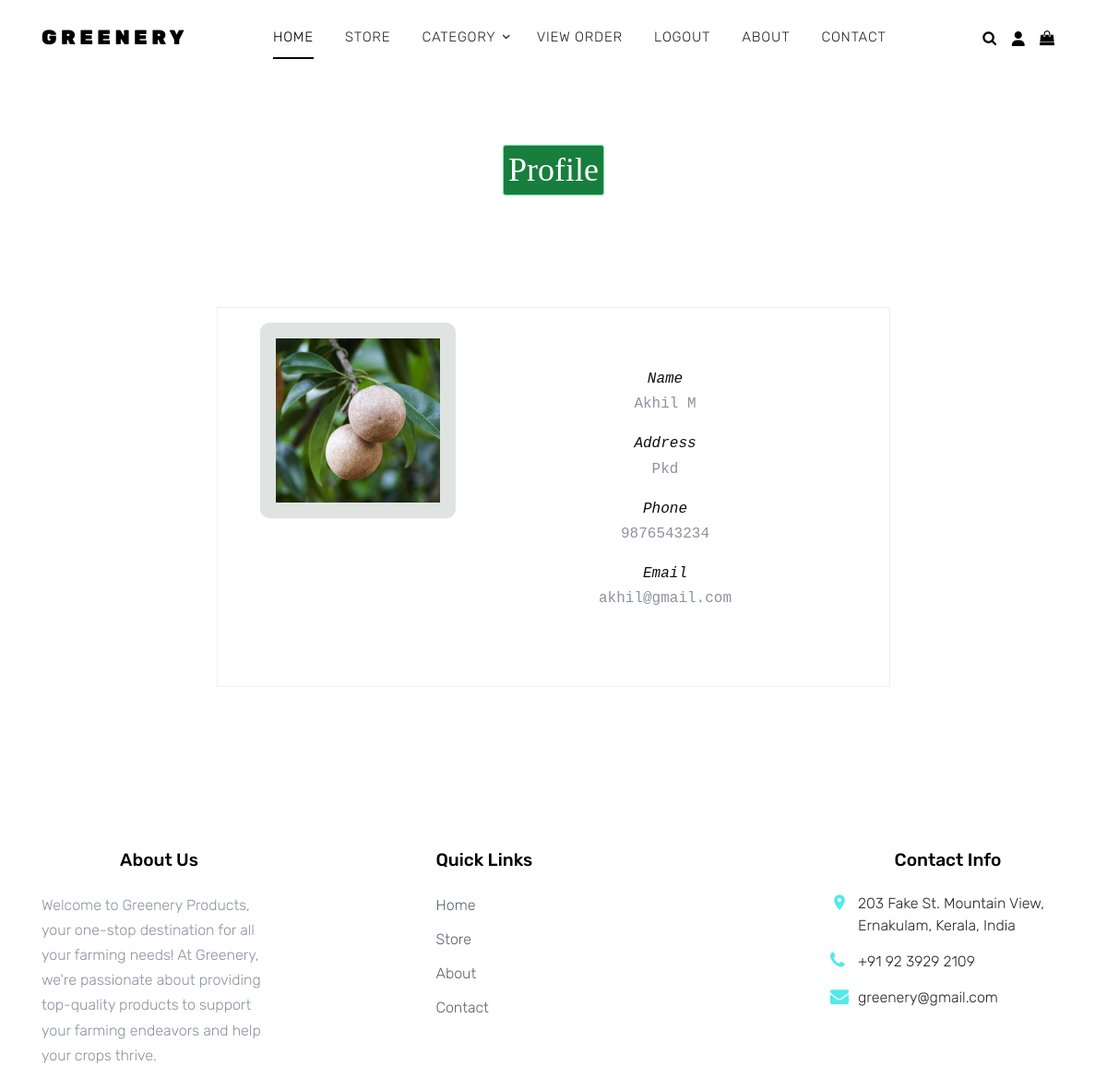
The app's page /Customer/profile/ (signed in) with its own data.
### Customer/models.py (models this page shows, shortened)
class CustomerDetails(models.Model):
    id = models.OneToOneField(User, on_delete=models.CASCADE, primary_key=True)
    first_name = models.CharField(max_length=30)
    last_name=models.CharField(max_length=30)
    phone = models.IntegerField(unique=True)
    photo = models.ImageField(upload_to='customers')
    address = models.TextField(max_length=300)

### Customer/views.py (the view)
# urls.py: path('profile/', views.Customer_Profile, name='profile'),
@login_required(login_url='Customer:login')
def Customer_Profile(request):
    profile = CustomerDetails.objects.get(id=request.user.id)
    return render(request, 'Profile.html', {'profile':profile})

### Shop/context_processors.py (called while the page is built)
def Greenery_Category(request):
    cat = Categories.objects.all()
    return dict(cat=cat)

### Templates/Profile.html (shortened to what this page needs)
{% extends 'base.html' %}
{% load static %}
{% block content %}
<br><br>
    <div class="container" id="profile-container">
        <div class="row justify-content-center">
                <div class="profile-box p-3">
                    <h1 class="ho">Profile</h1>
                </div>
        </div>
    </div>
<div class="site-section">
    <div class="container">
        <div class="row justify-content-center">
            <div class="col-md-8">
                <div class="profile-box border p-3" >
                    <div class="row justify-content-center">
                        <div class="col-md-4">
                            <div class="profile-image-container text-center" style="background-color:#E0E4E1 ;">
                                <img src="{{ profile.photo.url }}" alt="Profile Image" class="img-fluid p-3">
                            </div>
                        </div>
                        <div class="col-md-7 p-5 text-center" style="font-family: monospace;">
                            <b class="profile-details" style="font-style: italic;">Name</b>
                            <p>{{profile.first_name}} {{profile.last_name}}</p>
                            <b class="profile-details" style="font-style: italic;">Address</b>
                            <p>{{profile.address}}</p>
                            <b class="profile-details" style="font-style: italic;">Phone</b>
                            <p>{{profile.phone}}</p>
                            <b class="profile-details" style="font-style: italic;">Email</b>
                            <p>{{profile.id}}</p>
                        </div>
                    </div>
                </div>
            </div>
        </div>
    </div>
</div>
{% endblock %}

### static/css/style.css (style rules this page uses)
body { line-height: 1.7; color: #8c92a0; font-weight: 300; font-size: 16px; }
.site-section { padding: 2.5em 0; }
@media (min-width: 768px) { .site-section { padding: 5em 0; } }
.border { border: 1px solid #eee !important; }

### Templates/Profile.html (style rules this page uses)
#profile-container { padding: 5px; }
.profile-image-container { border: 1px solid #dee2e6; border-radius: 10px; overflow: hidden; }
.profile-details { color: #0E0E0E; }
.ho { color: #ffff ; font-size: 36px; margin-bottom: 20px; border: 1px solid #6CF3A3; background-color:#177E3E; padding: 5px; border-radius: 3px; display: inline-block; font-family: serif; }

### records on screen
CustomerDetails: photo (picture), first_name "Akhil", last_name "M", address "Pkd", phone "9876543234", id "akhil@gmail.com"
